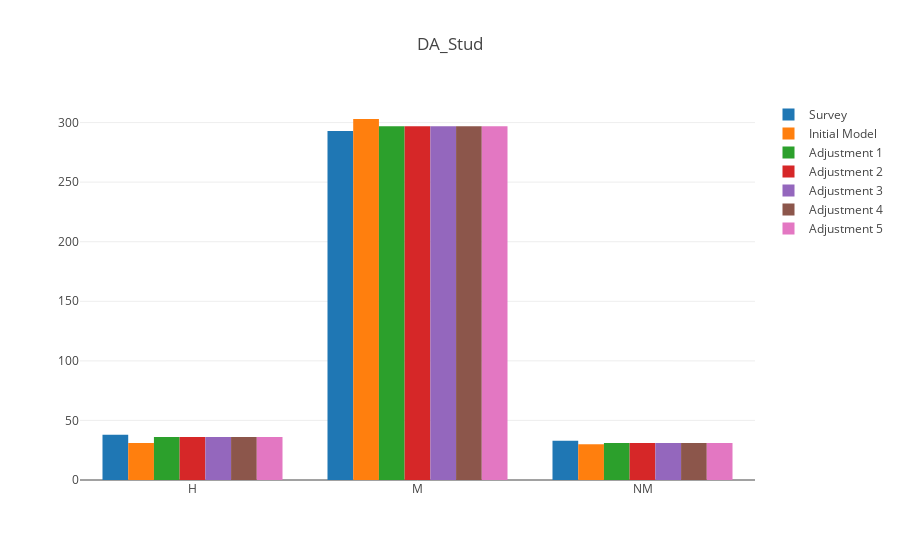
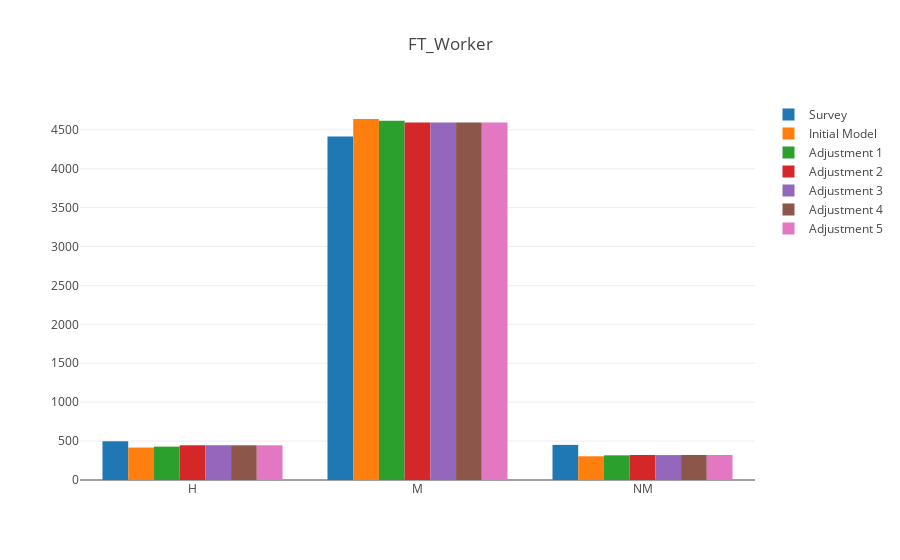
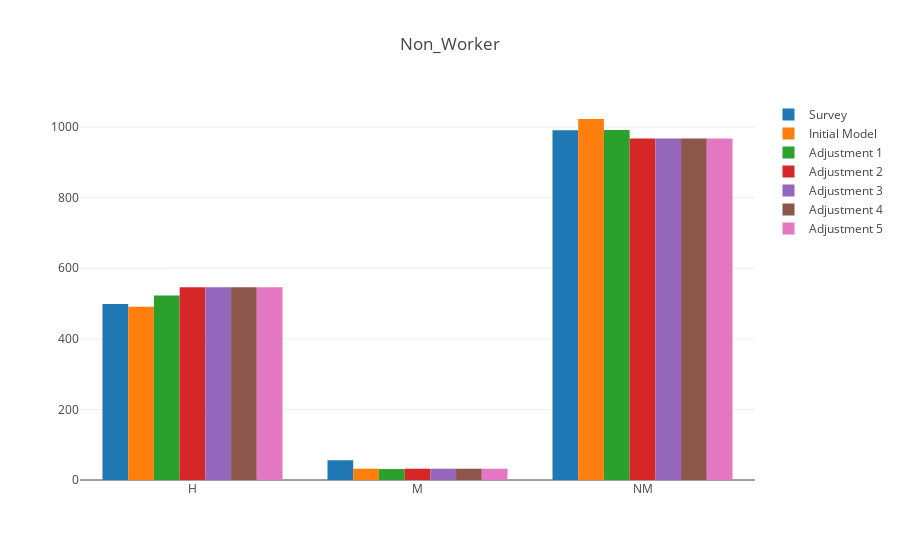
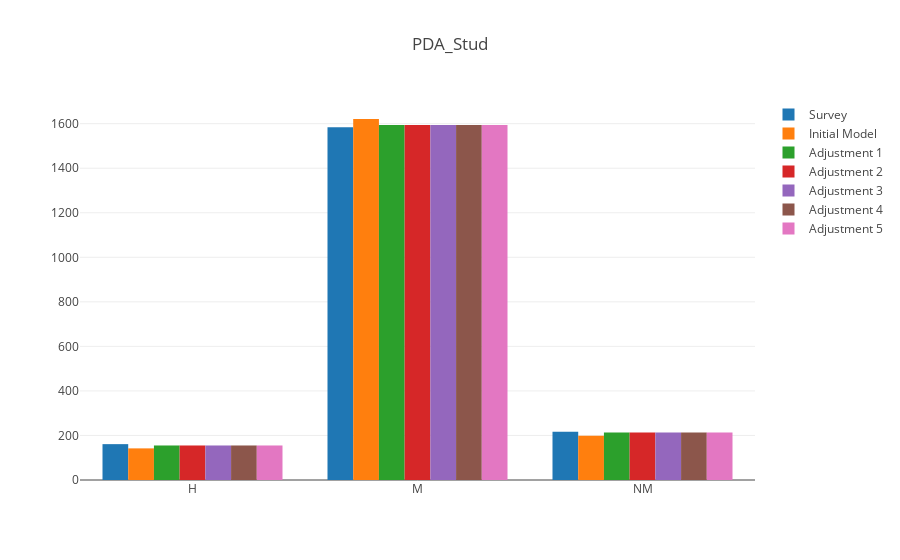

Write notebook code for charts like these, in order.
### Code cell
init_notebook_mode(connected=True)
for pertype in survey_count.PERTYPE.unique():
    predictions_raw = prediction_adj_count_raw[prediction_adj_count_raw['PERTYPE'] == pertype]
    predictions = prediction_adj_count[prediction_adj_count['PERTYPE'] == pertype]
    predictions_2 = prediction_adj_count_2[prediction_adj_count_2['PERTYPE'] == pertype]
    predictions_3 = prediction_adj_count_3[prediction_adj_count_3['PERTYPE'] == pertype]
    predictions_4 = prediction_adj_count_4[prediction_adj_count_4['PERTYPE'] == pertype]
    predictions_5 = prediction_adj_count_5[prediction_adj_count_5['PERTYPE'] == pertype]
    survey = survey_count[survey_count['PERTYPE'] == pertype]
    trace1 = go.Bar(
        x=survey['IDAP'],
        y=survey['COUNT'],
        name='Survey'
    ) 
    trace2 = go.Bar(
        x=predictions_raw['PREDICTION'],
        y=predictions_raw['COUNT'],
        name='Initial Model'
    )
    trace3 = go.Bar(
        x=predictions['PREDICTION_ADJ'],
        y=predictions['COUNT'],
        name='Adjustment 1'
    )
    trace4 = go.Bar(
        x=predictions_2['PREDICTION_ADJ_2'],
        y=predictions_2['COUNT'],
        name='Adjustment 2'
    )
    trace5 = go.Bar(
        x=predictions_3['PREDICTION_ADJ_3'],
        y=predictions_3['COUNT'],
        name='Adjustment 3'
    )
    trace6 = go.Bar(
        x=predictions_4['PREDICTION_ADJ_4'],
        y=predictions_4['COUNT'],
        name='Adjustment 4'
    )
    trace7 = go.Bar(
        x=predictions_5['PREDICTION_ADJ_5'],
        y=predictions_5['COUNT'],
        name='Adjustment 5'
    )
    data = [trace1, trace2, trace3, trace4, trace5, trace6, trace7]
    layout = go.Layout(
        barmode='group',
        title=pertype
    )

    fig = go.Figure(data=data, layout=layout)
    iplot(fig)

### Figure 1 — Plotly figure (JSON) as saved in the notebook; plotly's stock layout.template omitted (floating-point values rounded to 4 significant figures)
{"data": [{"name": "Survey", "type": "bar", "x": ["H", "M", "NM"], "y": [38, 293, 33]}, {"name": "Initial Model", "type": "bar", "x": ["H", "M", "NM"], "y": [31, 303, 30]}, {"name": "Adjustment 1", "type": "bar", "x": ["H", "M", "NM"], "y": [36, 297, 31]}, {"name": "Adjustment 2", "type": "bar", "x": ["H", "M", "NM"], "y": [36, 297, 31]}, {"name": "Adjustment 3", "type": "bar", "x": ["H", "M", "NM"], "y": [36, 297, 31]}, {"name": "Adjustment 4", "type": "bar", "x": ["H", "M", "NM"], "y": [36, 297, 31]}, {"name": "Adjustment 5", "type": "bar", "x": ["H", "M", "NM"], "y": [36, 297, 31]}], "layout": {"barmode": "group", "title": "DA_Stud"}}

### Figure 2 — Plotly figure (JSON) as saved in the notebook; plotly's stock layout.template omitted (floating-point values rounded to 4 significant figures)
{"data": [{"name": "Survey", "type": "bar", "x": ["H", "M", "NM"], "y": [497, 4413, 451]}, {"name": "Initial Model", "type": "bar", "x": ["H", "M", "NM"], "y": [417, 4639, 305]}, {"name": "Adjustment 1", "type": "bar", "x": ["H", "M", "NM"], "y": [429, 4615, 317]}, {"name": "Adjustment 2", "type": "bar", "x": ["H", "M", "NM"], "y": [446, 4594, 321]}, {"name": "Adjustment 3", "type": "bar", "x": ["H", "M", "NM"], "y": [447, 4594, 320]}, {"name": "Adjustment 4", "type": "bar", "x": ["H", "M", "NM"], "y": [446, 4594, 321]}, {"name": "Adjustment 5", "type": "bar", "x": ["H", "M", "NM"], "y": [446, 4594, 321]}], "layout": {"barmode": "group", "title": "FT_Worker"}}

### Figure 3 — Plotly figure (JSON) as saved in the notebook; plotly's stock layout.template omitted (floating-point values rounded to 4 significant figures)
{"data": [{"name": "Survey", "type": "bar", "x": ["H", "M", "NM"], "y": [499, 56, 991]}, {"name": "Initial Model", "type": "bar", "x": ["H", "M", "NM"], "y": [491, 32, 1023]}, {"name": "Adjustment 1", "type": "bar", "x": ["H", "M", "NM"], "y": [523, 31, 992]}, {"name": "Adjustment 2", "type": "bar", "x": ["H", "M", "NM"], "y": [546, 32, 968]}, {"name": "Adjustment 3", "type": "bar", "x": ["H", "M", "NM"], "y": [546, 32, 968]}, {"name": "Adjustment 4", "type": "bar", "x": ["H", "M", "NM"], "y": [546, 32, 968]}, {"name": "Adjustment 5", "type": "bar", "x": ["H", "M", "NM"], "y": [546, 32, 968]}], "layout": {"barmode": "group", "title": "Non_Worker"}}

### Figure 4 — Plotly figure (JSON) as saved in the notebook; plotly's stock layout.template omitted (floating-point values rounded to 4 significant figures)
{"data": [{"name": "Survey", "type": "bar", "x": ["H", "M", "NM"], "y": [161, 1584, 217]}, {"name": "Initial Model", "type": "bar", "x": ["H", "M", "NM"], "y": [142, 1621, 199]}, {"name": "Adjustment 1", "type": "bar", "x": ["H", "M", "NM"], "y": [155, 1594, 213]}, {"name": "Adjustment 2", "type": "bar", "x": ["H", "M", "NM"], "y": [155, 1594, 213]}, {"name": "Adjustment 3", "type": "bar", "x": ["H", "M", "NM"], "y": [155, 1594, 213]}, {"name": "Adjustment 4", "type": "bar", "x": ["H", "M", "NM"], "y": [155, 1594, 213]}, {"name": "Adjustment 5", "type": "bar", "x": ["H", "M", "NM"], "y": [155, 1594, 213]}], "layout": {"barmode": "group", "title": "PDA_Stud"}}
